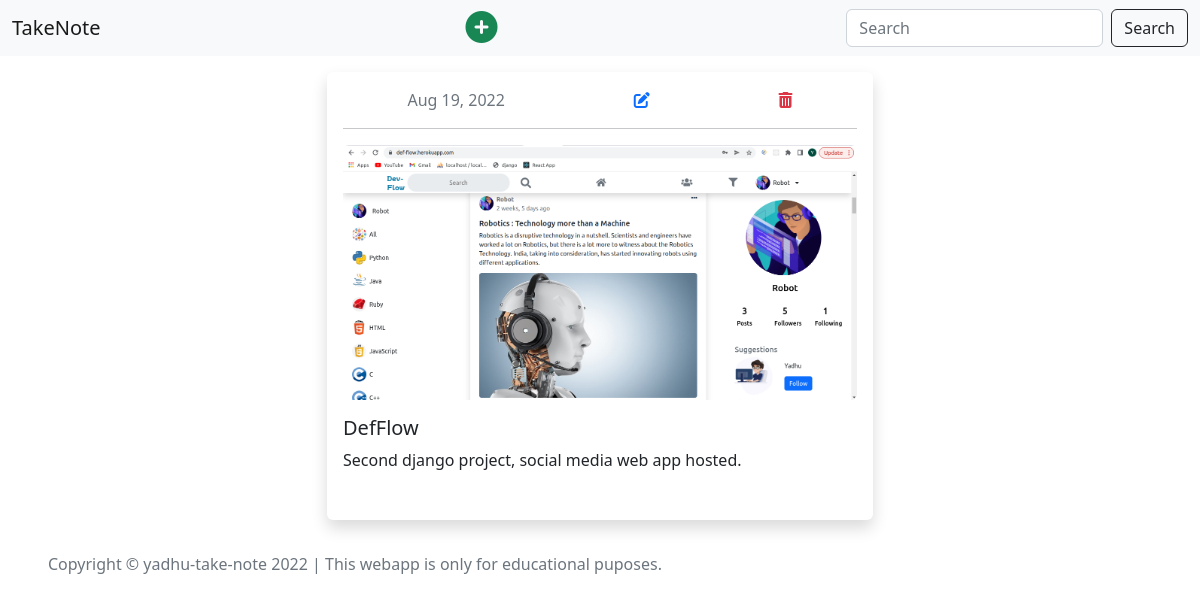
/note-details/6, run on the app's committed database.
### note/models.py (models this page shows, shortened)
class Note(models.Model):
    title = models.CharField(max_length=150, null=True, blank=True)
    body = models.TextField()
    image = models.ImageField(upload_to = 'note_images', null=True, blank=True)
    created_at = models.DateTimeField(auto_now_add=True)
    updated_at = models.DateTimeField(auto_now=True)

### note/views.py (the view)
# urls.py: path('note-details/<int:pk>', views.noteDetailsView, name='note-details'),
def noteDetailsView(request, *args, **kwargs):
    id = kwargs.get('pk')
    try:
        note = Note.objects.get(id = id)
        context = {
        'note' : note
        }
        return render(request, 'note-details.html', context)
    except:
        return redirect('home')

### note/templates/note-details.html (shortened to what this page needs)
{% extends 'base.html' %}
{% load static %}
{% block content %}
<div class="container">
    <div class="row">
        <div class="col-lg-3"></div>
        <div class="col-lg-6">
            <div class="bg-white p-3 rounded shadow mt-3 h-100">
                <div class="d-flex justify-content-around">
                    <span class="text-muted fs-6">{{note.updated_at |date:"M d, Y"}}</span>
                    <a class="" href="{% url 'note-edit' note.id %}">
                        <i class="fa-solid fa-pen-to-square text-primary"></i></a>
                    <div class="" role="button">
                        <i class="fa-solid fa-trash-can text-danger" data-bs-toggle="modal"
                            data-bs-target="#note-delete-{{note.id}}"></i>
                    </div>
                </div>
                <hr>
                <div class="mt-3">
                    <div>
                        {% if note.image %}
                        <img src="{{note.image.url}}" alt="note image" class="img-fluid rounded mb-3" />
                        {% endif %}
                        {% if note.title %}
                        <h5 class="{% if not note.image %} fs-3  {% endif %}">{{note.title}}</h5>
                        {% endif %}
                        {% if not note.image %}
                        <p class=" fs-4 {% if not note.title %} pt-5 {% endif %}">
                            {{note.body}}
                        </p>
                        {% else %}
                        <p class="">
                            {{note.body}}
                        </p>
                        {% endif %}
                    </div>
                </div>
            </div>
        </div>
        <div class="col-lg-3"></div>
    </div>
</div>
{% endblock %}

### static/css/style.css (style rules this page uses)
a { text-decoration: none; color: #000; }

### data on the page
Note: updated_at "Aug 19, 2022", image (picture), title "DefFlow", body "Second django project, social media web app hosted."
